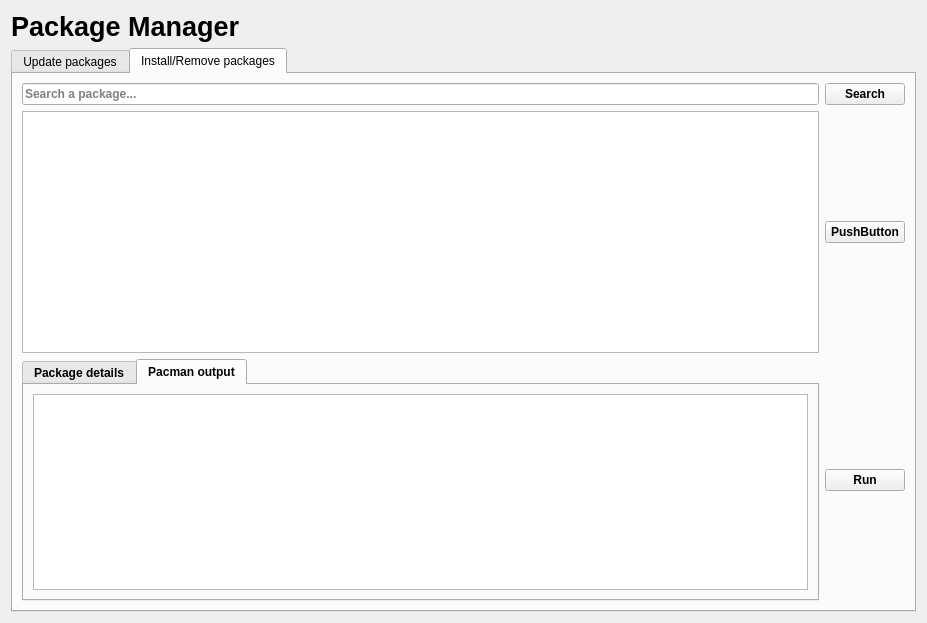
<?xml version="1.0" encoding="UTF-8"?>
<ui version="4.0">
 <class>PackageManager</class>
 <widget class="QWidget" name="PackageManager">
  <property name="geometry">
   <rect>
    <x>0</x>
    <y>0</y>
    <width>927</width>
    <height>623</height>
   </rect>
  </property>
  <property name="windowTitle">
   <string>Form</string>
  </property>
  <layout class="QVBoxLayout" name="verticalLayout_7">
   <item>
    <widget class="QLabel" name="title">
     <property name="font">
      <font>
       <pointsize>20</pointsize>
       <bold>true</bold>
      </font>
     </property>
     <property name="text">
      <string>Package Manager</string>
     </property>
    </widget>
   </item>
   <item>
    <widget class="QTabWidget" name="content">
     <property name="currentIndex">
      <number>1</number>
     </property>
     <widget class="QWidget" name="update">
      <attribute name="title">
       <string>Update packages</string>
      </attribute>
      <layout class="QVBoxLayout" name="verticalLayout_2">
       <item>
        <widget class="QTableView" name="update_table"/>
       </item>
       <item>
        <widget class="QPushButton" name="fetch_update_button">
         <property name="text">
          <string>Fetch updates</string>
         </property>
        </widget>
       </item>
       <item>
        <widget class="QPushButton" name="update_button">
         <property name="enabled">
          <bool>false</bool>
         </property>
         <property name="text">
          <string>Update</string>
         </property>
        </widget>
       </item>
       <item>
        <widget class="QPlainTextEdit" name="pacman_output">
         <property name="readOnly">
          <bool>true</bool>
         </property>
         <property name="placeholderText">
          <string>Pacman update output will be printed here...</string>
         </property>
        </widget>
       </item>
      </layout>
     </widget>
     <widget class="QWidget" name="management">
      <property name="font">
       <font>
        <bold>true</bold>
       </font>
      </property>
      <attribute name="title">
       <string>Install/Remove packages</string>
      </attribute>
      <layout class="QVBoxLayout" name="verticalLayout_8">
       <item>
        <widget class="QWidget" name="search_layout" native="true">
         <property name="maximumSize">
          <size>
           <width>16777215</width>
           <height>30</height>
          </size>
         </property>
         <layout class="QHBoxLayout" name="horizontalLayout_2">
          <property name="leftMargin">
           <number>0</number>
          </property>
          <property name="topMargin">
           <number>0</number>
          </property>
          <property name="rightMargin">
           <number>0</number>
          </property>
          <property name="bottomMargin">
           <number>0</number>
          </property>
          <item>
           <widget class="QLineEdit" name="package_search">
            <property name="placeholderText">
             <string>Search a package...</string>
            </property>
           </widget>
          </item>
          <item>
           <widget class="QPushButton" name="package_search_button">
            <property name="text">
             <string>Search</string>
            </property>
           </widget>
          </item>
         </layout>
        </widget>
       </item>
       <item>
        <layout class="QHBoxLayout" name="package_list_layout">
         <item>
          <widget class="QTableView" name="package_list_table">
           <property name="selectionBehavior">
            <enum>QAbstractItemView::SelectionBehavior::SelectRows</enum>
           </property>
           <attribute name="horizontalHeaderStretchLastSection">
            <bool>true</bool>
           </attribute>
          </widget>
         </item>
         <item>
          <layout class="QVBoxLayout" name="package_list_options_layout">
           <item>
            <widget class="QPushButton" name="pushButton_2">
             <property name="text">
              <string>PushButton</string>
             </property>
            </widget>
           </item>
          </layout>
         </item>
        </layout>
       </item>
       <item>
        <layout class="QHBoxLayout" name="operations_layout">
         <item>
          <widget class="QTabWidget" name="tabWidget">
           <property name="currentIndex">
            <number>1</number>
           </property>
           <widget class="QWidget" name="package_details_tab">
            <attribute name="title">
             <string>Package details</string>
            </attribute>
            <layout class="QVBoxLayout" name="verticalLayout_5"/>
           </widget>
           <widget class="QWidget" name="pacman_output_tab">
            <attribute name="title">
             <string>Pacman output</string>
            </attribute>
            <layout class="QVBoxLayout" name="verticalLayout_6">
             <item>
              <widget class="QPlainTextEdit" name="pacman_output_tr"/>
             </item>
            </layout>
           </widget>
          </widget>
         </item>
         <item>
          <layout class="QVBoxLayout" name="operation_buttons_layout">
           <item>
            <widget class="QPushButton" name="run_transaction_button">
             <property name="text">
              <string>Run</string>
             </property>
            </widget>
           </item>
          </layout>
         </item>
        </layout>
       </item>
      </layout>
     </widget>
    </widget>
   </item>
  </layout>
 </widget>
 <resources/>
 <connections/>
</ui>
